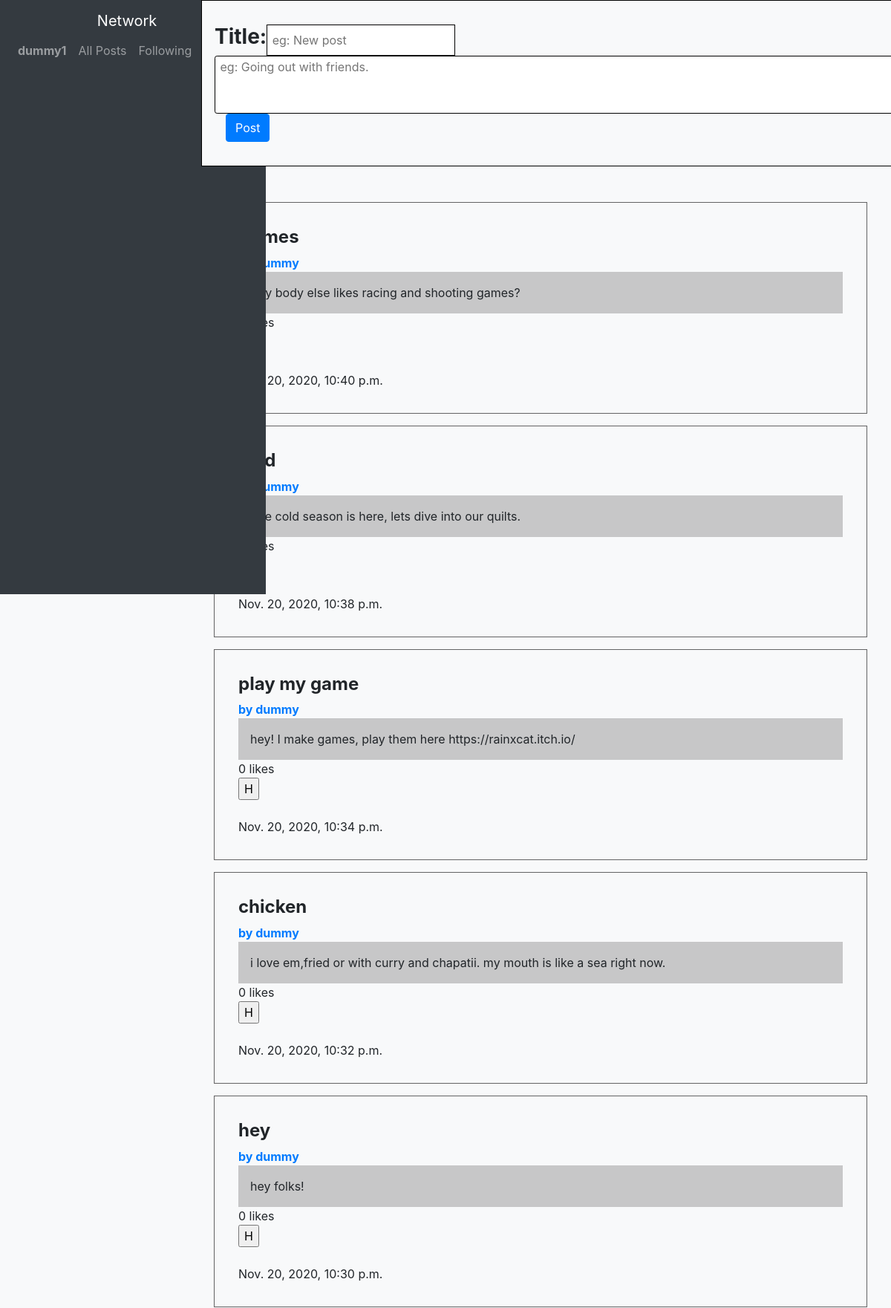
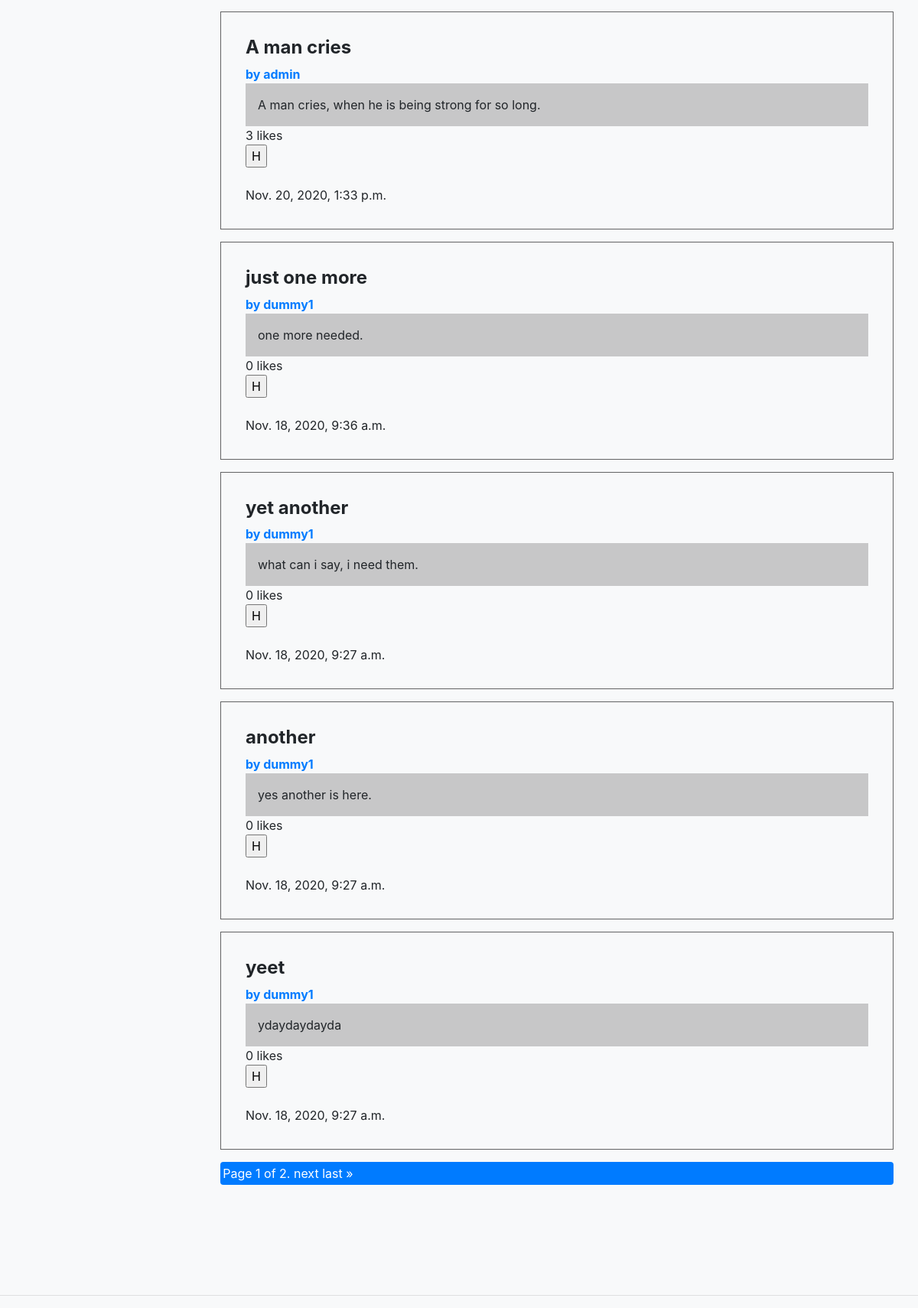
Screenshot of / (signed in) with the database file from the repository (2 pictures, top to bottom).
### network/models.py (models this page shows, shortened)
class User(AbstractUser):
    pass

class Post(models.Model):
    title = models.CharField(max_length=100, null=False, default='')
    text = models.TextField(max_length=200, null=False, default='')
    user = models.ForeignKey(
        User, on_delete=models.CASCADE, default='', related_name="postby")
    created_on = models.DateTimeField(auto_now=True)
    updated_at = models.DateTimeField(auto_now=True)
    class Meta():
        ordering = ["-created_on"]
    def get_total_likes(self):
        return self.likes.user.count()

class Like(models.Model):
    post = models.OneToOneField(
        Post, on_delete=models.CASCADE, default='', related_name="likes")
    user = models.ManyToManyField(User, default='', related_name="likedby")
    created_at = models.DateTimeField(auto_now=True)
    updated_at = models.DateTimeField(auto_now=True)

### network/views.py (the view)
# urls.py: path("", views.index, name="index"),
def index(request):
    posts = Post.objects.all()
    paginator = Paginator(posts, 10)
    page_number = request.GET.get('page')
    page_obj = paginator.get_page(page_number)
    return render(request, "network/index.html", {
        "postform": NewPost(),
        "page_obj": page_obj,
    })

### network/views.py
class NewPost(forms.Form):
    title = forms.CharField(
        label="title", required=True, widget=forms.TextInput(attrs={"placeholder": " eg: New post"}))
    text = forms.CharField(label="post", widget=forms.Textarea(
        attrs={"rows": 3, "cols": 115, "placeholder": " eg: Going out with friends."}), required=True)

### network/templates/network/index.html (shortened to what this page needs)
{% extends "network/layout.html" %}
{% block body %}
{% if user.is_authenticated %}
<div class="container-sm" id="formmain">
  <form id="postform" class="bg-light text-black" action="{% url 'post' %}" method="post">
    <div class="row">
      <h3><strong>Title: </strong></h3>{{postform.title}}
    </div>
    <div class="row">
      {{postform.text}}
    </div>
    <input class="btn btn-primary" type="submit" value="Post">
  </form>
</div>
{% endif %}
{% if user.is_authenticated %}
<div class="container-sm bg-light" id="postsmain">
  {%else%}
  <div class="container-sm bg-light" id="postsmain1">
    {%endif%}
    {%for post in page_obj%}
    <div class="container post">
      <h4><strong>{{post.title}}</strong></h4>
      <a href="{% url 'user' post.user %}"><strong>by {{post.user}}</strong></a>
      <div class="posttext">
        {{post.text}}
      </div>
      {% if post.get_total_likes %}
      <span>{{post.get_total_likes}} likes</span>
      {% else %}
      <span>0 likes</span>
      {% endif %}
      <form action="#" method="post">
        <input type="submit" name="" value="H">
      </form>
      <br>
      <span>{{post.created_on}}</span>
    </div>
    {% endfor %}
    <div class="pagination bg-primary text-white" style="padding:.2rem;">
      <span class="step-links">
        <span class="current">
          Page {{ page_obj.number }} of {{ page_obj.paginator.num_pages }}.
        </span>
        {% if page_obj.has_next %}
        <a class="text-white" href="?page={{ page_obj.next_page_number }}">next</a>
        <a class="text-white" href="?page={{ page_obj.paginator.num_pages }}">last &raquo;</a>
        {% endif %}
      </span>
    </div>
  </div>
  {% endblock %}

### network/templates/network/layout.html (shortened to what this page needs)
{% load static %}
<!DOCTYPE html>
<html lang="en">
<head>
  <link rel="stylesheet" href="https://stackpath.bootstrapcdn.com/bootstrap/4.4.1/css/bootstrap.min.css">
  <link href="{% static 'network/styles.css' %}" rel="stylesheet">
</head>
<body>
  <div class="section">
    <nav class="navbar navbar-expand-lg navbar-dark bg-dark">
      <a class="navbar-brand" href="#">Network</a>
      <div>
        <ul class="navbar-nav mr-auto">
          {% if user.is_authenticated %}
          <li class="nav-item">
            <a class="nav-link" href="{% url 'user' user.username %}"><strong>{{ user.username }}</strong></a>
          </li>
          {% endif %}
          <li class="nav-item">
            <a class="nav-link" href="{% url 'index' %}">All Posts</a>
          </li>
          {% if user.is_authenticated %}
          <li class="nav-item">
            <a class="nav-link" href="#">Following</a>
          </li>
          <li class="nav-item">
            <a class="nav-link" href="{% url 'logout' %}">Log Out</a>
          </li>
          {% endif %}
        </ul>
      </div>
    </nav>
    <main>
      {% block body %}
      {% endblock %}
    </main>
  </div>
  <hr>
</body>
</html>

### network/static/network/styles.css (style rules this page uses)
:root { font-size: 16px; --text-primary: rgba(0, 0, 0, .9); --text-secondary: lightblue; --bg-primary: lightblue; --bg-secondary: lightgreen; --transition-speed: 160ms; }
.section { position: relative; display: flex; flex-direction: column; }
.section main { margin-left: 16rem; }
body { background-color: var(--light); }
main { padding: 0; padding-bottom: 6rem; }
.navbar { height: 100vh; position: fixed; display: flex-start; flex-direction: column; }
#postsmain { padding: 2rem; margin-top: 14rem; }
#postsmain .posttext { padding: 1rem; background-color: rgba(0, 0, 0, 0.2); }
#postform { padding: 2rem; height: 14rem; align-items: flex-start; position: fixed; display: flex; flex-direction: column; border-radius: 0; border: .1rem solid black; }
#postform #id_title { border: .1rem solid black; }
#postform #id_text { border: .1rem solid black; border-radius: .2rem; }
.post { padding: 2rem; margin: 1rem 0 1rem 0; border: 0.1rem solid rgba(0, 0, 0, 0.6); }

### rows the page displays
User: username "dummy1"
Post: title "Games", user "dummy", text "Any body else likes racing and shooting games?", created_on "Nov. 20, 2020, 10:40 p.m."
Post: user "dummy", text "The cold season is here, lets dive into our quilts.", created_on "Nov. 20, 2020, 10:38 p.m."
Post: title "play my game", user "dummy", text "hey! I make games, play them here https://rainxcat.itch.io/", shows "0 likes", created_on "Nov. 20, 2020, 10:34 p.m."
Post: title "chicken", user "dummy", text "i love em,fried or with curry and chapatii. my mouth is like a sea right now.", shows "0 likes", created_on "Nov. 20, 2020, 10:32 p.m."
Post: title "hey", user "dummy", text "hey folks!", shows "0 likes", created_on "Nov. 20, 2020, 10:30 p.m."
Post: title "A man cries", user "admin", text "A man cries, when he is being strong for so long.", get_total_likes "3", created_on "Nov. 20, 2020, 1:33 p.m."
Post: title "just one more", user "dummy1", text "one more needed.", shows "0 likes", created_on "Nov. 18, 2020, 9:36 a.m."
Post: title "yet another", user "dummy1", text "what can i say, i need them.", shows "0 likes", created_on "Nov. 18, 2020, 9:27 a.m."
Post: title "another", user "dummy1", text "yes another is here.", shows "0 likes", created_on "Nov. 18, 2020, 9:27 a.m."
Post: title "yeet", user "dummy1", text "ydaydaydayda", shows "0 likes", created_on "Nov. 18, 2020, 9:27 a.m."

### other values shown
{{ page_obj.number }} "1"
{{ page_obj.paginator.num_pages }} "2"
